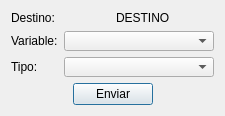
<?xml version="1.0" encoding="UTF-8"?>
<ui version="4.0">
 <class>Consultar</class>
 <widget class="QDialog" name="Consultar">
  <property name="geometry">
   <rect>
    <x>0</x>
    <y>0</y>
    <width>229</width>
    <height>120</height>
   </rect>
  </property>
  <property name="sizePolicy">
   <sizepolicy hsizetype="Fixed" vsizetype="Fixed">
    <horstretch>0</horstretch>
    <verstretch>0</verstretch>
   </sizepolicy>
  </property>
  <property name="windowTitle">
   <string>Dialog</string>
  </property>
  <layout class="QVBoxLayout" name="verticalLayout">
   <property name="sizeConstraint">
    <enum>QLayout::SetFixedSize</enum>
   </property>
   <item>
    <layout class="QHBoxLayout" name="horizontalLayout_3">
     <item>
      <widget class="QLabel" name="label_2">
       <property name="text">
        <string>Destino:</string>
       </property>
      </widget>
     </item>
     <item>
      <widget class="QLabel" name="label_DESTINO_QRY">
       <property name="text">
        <string>DESTINO</string>
       </property>
      </widget>
     </item>
    </layout>
   </item>
   <item>
    <layout class="QHBoxLayout" name="horizontalLayout_2">
     <item>
      <widget class="QLabel" name="label_3">
       <property name="sizePolicy">
        <sizepolicy hsizetype="Expanding" vsizetype="Preferred">
         <horstretch>0</horstretch>
         <verstretch>0</verstretch>
        </sizepolicy>
       </property>
       <property name="text">
        <string>Variable:</string>
       </property>
      </widget>
     </item>
     <item>
      <widget class="QComboBox" name="list_VARIABLE_QRY">
       <property name="minimumSize">
        <size>
         <width>150</width>
         <height>20</height>
        </size>
       </property>
       <property name="maximumSize">
        <size>
         <width>150</width>
         <height>20</height>
        </size>
       </property>
      </widget>
     </item>
    </layout>
   </item>
   <item>
    <layout class="QHBoxLayout" name="horizontalLayout">
     <item>
      <widget class="QLabel" name="label_4">
       <property name="sizePolicy">
        <sizepolicy hsizetype="Expanding" vsizetype="Preferred">
         <horstretch>0</horstretch>
         <verstretch>0</verstretch>
        </sizepolicy>
       </property>
       <property name="text">
        <string>Tipo:</string>
       </property>
      </widget>
     </item>
     <item>
      <widget class="QComboBox" name="list_TIPO_QRY">
       <property name="minimumSize">
        <size>
         <width>150</width>
         <height>20</height>
        </size>
       </property>
       <property name="maximumSize">
        <size>
         <width>150</width>
         <height>20</height>
        </size>
       </property>
      </widget>
     </item>
    </layout>
   </item>
   <item>
    <layout class="QHBoxLayout" name="horizontalLayout_4">
     <item>
      <spacer name="horizontalSpacer">
       <property name="orientation">
        <enum>Qt::Horizontal</enum>
       </property>
       <property name="sizeHint" stdset="0">
        <size>
         <width>40</width>
         <height>20</height>
        </size>
       </property>
      </spacer>
     </item>
     <item>
      <widget class="QPushButton" name="button_ENVIAR_QRY">
       <property name="text">
        <string>Enviar</string>
       </property>
      </widget>
     </item>
     <item>
      <spacer name="horizontalSpacer_2">
       <property name="orientation">
        <enum>Qt::Horizontal</enum>
       </property>
       <property name="sizeHint" stdset="0">
        <size>
         <width>40</width>
         <height>20</height>
        </size>
       </property>
      </spacer>
     </item>
    </layout>
   </item>
  </layout>
 </widget>
 <resources/>
 <connections/>
</ui>
